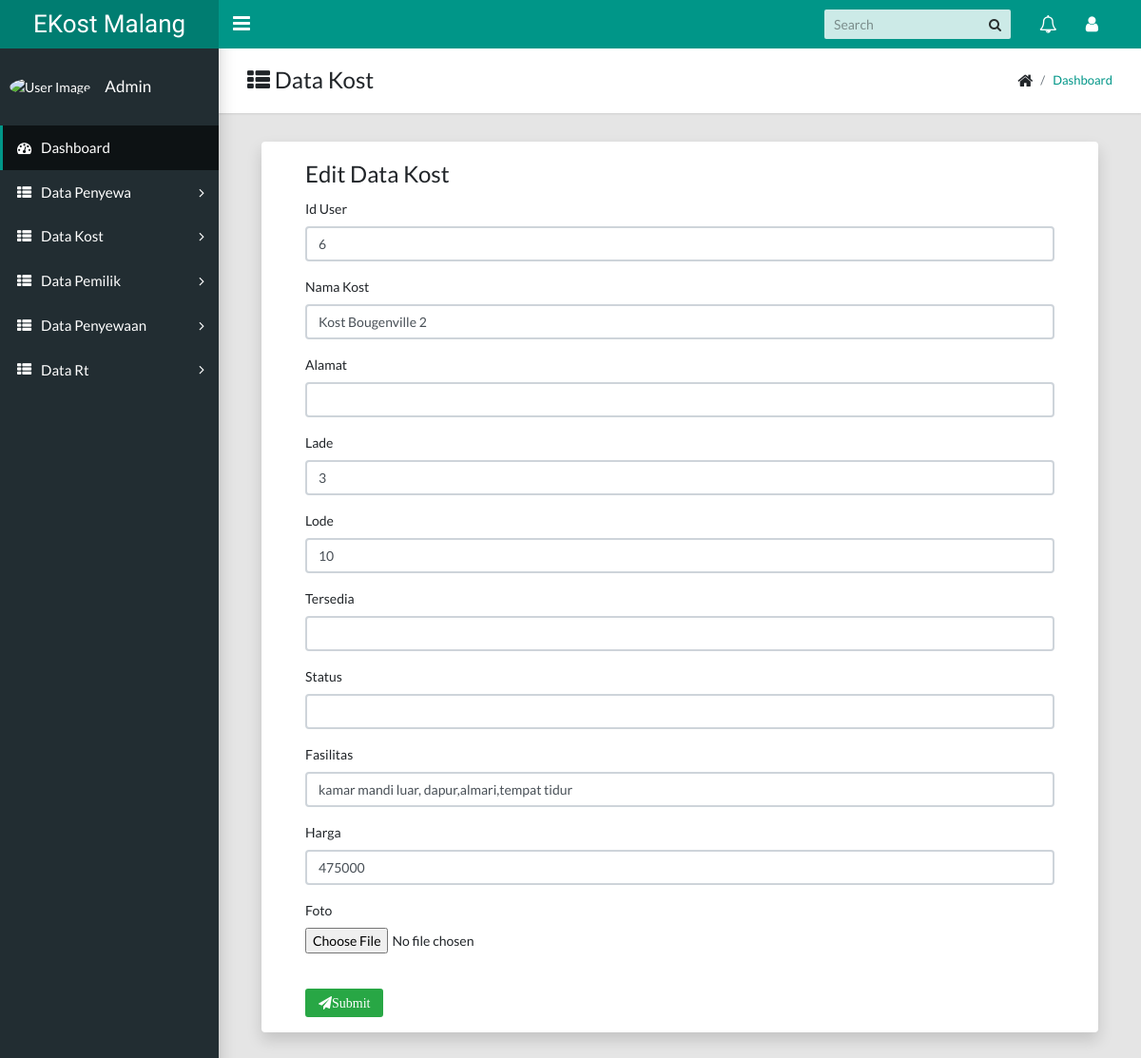
/dataKost/updateData/1, run on the app's committed database.
### tables this page shows
CREATE TABLE `kost` (
  `id_kost` int(5) NOT NULL,
  `id_user` int(5) NOT NULL,
  `nama_kost` varchar(40) NOT NULL,
  `jenis_kost` varchar(9) NOT NULL,
  `fasilitas` text NOT NULL,
  `harga` decimal(8,0) NOT NULL,
  `alamat_kost` varchar(50) NOT NULL,
  `stok` int(3) NOT NULL,
  `foto` varchar(200) NOT NULL,
  `longitude` varchar(20) NOT NULL,
  `latitude` varchar(20) NOT NULL,
  `no_tlp` int(13) NOT NULL
);

### application/controllers/DataKost.php (called while the page is built, shortened)
<?php
class DataKost extends CI_Controller {
	public function updateData($id)
	{
		$this->load->helper('url','form');
		$this->load->library('form_validation');
		$this->form_validation->set_rules('id_user', 'Id User', 'trim|required');
			$this->form_validation->set_rules('nama_kost', 'Nama ', 'trim|required');
			$this->form_validation->set_rules('jenis_kost', 'Jenis Kost', 'trim|required');
			$this->form_validation->set_rules('fasilitas', 'Fasilitas', 'trim|required');
			$this->form_validation->set_rules('harga', 'Harga', 'trim|required');
			$this->form_validation->set_rules('alamat_kost', 'Alamat', 'trim|required');
			$this->form_validation->set_rules('no_tlp', 'No Telp', 'trim|required');
			$this->form_validation->set_rules('stok', 'Stok', 'trim|required');
			$this->form_validation->set_rules('latitude', 'Latitude', 'trim|required');
			$this->form_validation->set_rules('longitude', 'Longitude', 'trim|required');
		$this->load->model('DataKost_model');
		$data['kost']= $this->DataKost_model->getKost($id);
		if ($this->form_validation->run()==FALSE)
		{
			$this->load->view('admin/edit_dataKost_view', $data);
		}
	}
}

### index.php (called while the page is built, shortened)
<?php
require_once BASEPATH.'core/CodeIgniter.php';

### application/models/DataKost_model.php (called while the page is built, shortened)
<?php
	class DataKost_model extends CI_Model
	{
		public function getKost($id)
		{
			$this->db->where('id_kost',$id);
			$query = $this->db->get("kost");
			return $query->result();
		}
	}
?>

### application/views/admin/edit_dataKost_view.php (the view, shortened to what this page needs)
<!DOCTYPE html>
<html lang="en">
  <head>
    <link rel="stylesheet" type="text/css" href="<?php echo base_url();?>assets/admin/css/main.css">
    <link rel="stylesheet" type="text/css" href="https://maxcdn.bootstrapcdn.com/font-awesome/4.7.0/css/font-awesome.min.css">
  </head>
  <body class="app sidebar-mini rtl">
    <header class="app-header"><a class="app-header__logo" href="index.html">EKost Malang</a>
      <a class="app-sidebar__toggle" href="#" data-toggle="sidebar" aria-label="Hide Sidebar"></a>
      <ul class="app-nav">
        <li class="app-search">
          <input class="app-search__input" type="search" placeholder="Search">
          <button class="app-search__button"><i class="fa fa-search"></i></button>
        </li>
        <li class="dropdown"><a class="app-nav__item" href="#" data-toggle="dropdown" aria-label="Show notifications"><i class="fa fa-bell-o fa-lg"></i></a>
        </li>
        <li class="dropdown"><a class="app-nav__item" href="#" data-toggle="dropdown" aria-label="Open Profile Menu"><i class="fa fa-user fa-lg"></i></a>
        </li>
      </ul>
    </header>
    <aside class="app-sidebar">
      <div class="app-sidebar__user"><img class="app-sidebar__user-avatar" src="https://s3.amazonaws.com/uifaces/faces/twitter/jsa/48.jpg" alt="User Image">
        <div>
          <p class="app-sidebar__user-name">Admin</p>
        </div>
      </div>
      <ul class="app-menu">
        <li><a class="app-menu__item active" href="index.html"><i class="app-menu__icon fa fa-dashboard"></i><span class="app-menu__label">Dashboard</span></a></li>
         <li class="treeview"><a class="app-menu__item" href="<?php echo base_url('index.php/DataUser/get_penyewa')?>" data-toggle="treeview"><i class="app-menu__icon fa fa-th-list"></i><span class="app-menu__label">Data Penyewa</span><i class="treeview-indicator fa fa-angle-right"></i></a>
        </li>
        <li class="treeview"><a class="app-menu__item" href="<?php echo base_url('index.php/DataKost/')?>" data-toggle="treeview"><i class="app-menu__icon fa fa-th-list"></i><span class="app-menu__label">Data Kost</span><i class="treeview-indicator fa fa-angle-right"></i></a>
        </li>
        <li class="treeview"><a class="app-menu__item" href="<?php echo base_url('index.php/DataPeminjaman/')?>" data-toggle="treeview"><i class="app-menu__icon fa fa-th-list"></i><span class="app-menu__label">Data Pemilik</span><i class="treeview-indicator fa fa-angle-right"></i></a>
        </li>
        <li class="treeview"><a class="app-menu__item" href="<?php echo base_url('index.php/User/getUser')?>" data-toggle="treeview"><i class="app-menu__icon fa fa-th-list"></i><span class="app-menu__label">Data Penyewaan</span><i class="treeview-indicator fa fa-angle-right"></i></a>
        </li>
        <li class="treeview"><a class="app-menu__item" href="<?php echo base_url('index.php/User/getUser')?>" data-toggle="treeview"><i class="app-menu__icon fa fa-th-list"></i><span class="app-menu__label">Data Rt</span><i class="treeview-indicator fa fa-angle-right"></i></a>
        </li>
      </ul>
    </aside>
    <main class="app-content">
      <div class="app-title">
        <div>
          <h1><i class="fa fa-th-list"></i> Data Kost</h1>
        </div>
        <ul class="app-breadcrumb breadcrumb">
          <li class="breadcrumb-item"><i class="fa fa-home fa-lg"></i></li>
          <li class="breadcrumb-item"><a href="#">Dashboard</a></li>
        </ul>
      </div>
   <div class="container">
   <div class="jumbotron shadow p-3 mb-5 bg-white rounded">
      <div class="container">
  <div class="col-xs-12 col-sm-12 col-md-12 col-lg-12">
    <?php echo form_open_multipart('dataKost/updateData/'.$this->uri->segment(3)); ?>
    <legend>Edit Data Kost</legend>
    <div class="form-group">
      <label for="">Id User</label>
      <input type="text" class="form-control" name="id_user" id="id_user" value="<?php echo $kost[0]->id_user?>">
    </div>
    <div class="form-group">
      <label for="">Nama Kost</label>
      <input type="text" class="form-control" name="nama_kost" id="nama_kost" value="<?php echo $kost[0]->nama_kost ?>">
    </div>
    <div class="form-group">
      <label for="">Alamat</label>
      <input type="text" class="form-control" name="alamat" id="alamat" value="<?php echo $kost[0]->alamat ?>">
    </div>
    <div class="form-group">
      <label for="">Lade</label>
      <input type="text" class="form-control" name="latitude" id="latitude" value="<?php echo $kost[0]->latitude ?>">
    </div>
     <div class="form-group">
      <label for="">Lode</label>
      <input type="text" class="form-control" name="longitude" id="longitude" value="<?php echo $kost[0]->longitude ?>">
    </div>
     <div class="form-group">
      <label for="">Tersedia</label>
      <input type="text" class="form-control" name="tersedia" id="tersedia" value="<?php echo $kost[0]->tersedia ?>">
    </div>
     <div class="form-group">
      <label for="">Status</label>
      <input type="text" class="form-control" name="status" id="status" value="<?php echo $kost[0]->status ?>">
    </div>
     <div class="form-group">
      <label for="">Fasilitas</label>
      <input type="text" class="form-control" name="fasilitas" id="fasilitas" value="<?php echo $kost[0]->fasilitas ?>">
    </div>
     <div class="form-group">
      <label for="">Harga</label>
      <input type="text" class="form-control" name="harga" id="harga" value="<?php echo $kost[0]->harga ?>">
    </div>
    <div class="form-group">
      <label for="">Foto</label>
      <br>
      <input type="file" name="foto" id="foto" size="20" value="<?php echo $kost[0]->foto ?>">
    </div>
      <br>
    <button type="submit" class="fa fa-paper-plane btn btn-success" aria-hidden="true" >Submit</button>
    <?php echo form_close(); ?>
  </div>
  </div>
     </div>
   </div>
  </body>
</html>

### data on the page
kost: id_user "6", nama_kost "Kost Bougenville 2", latitude "3", longitude "10", fasilitas "kamar mandi luar, dapur,almari,tempat tidur", harga "475000"
